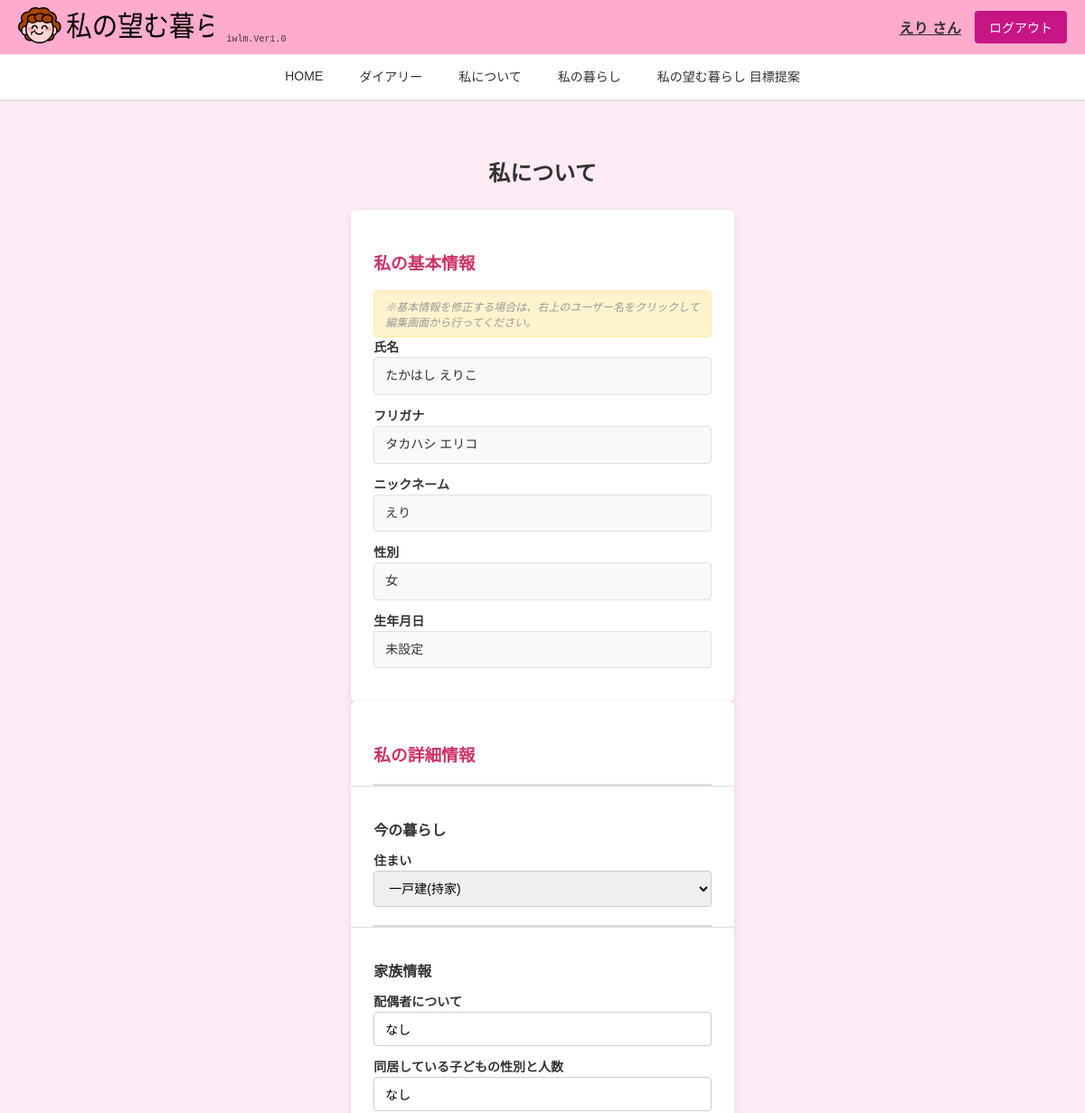
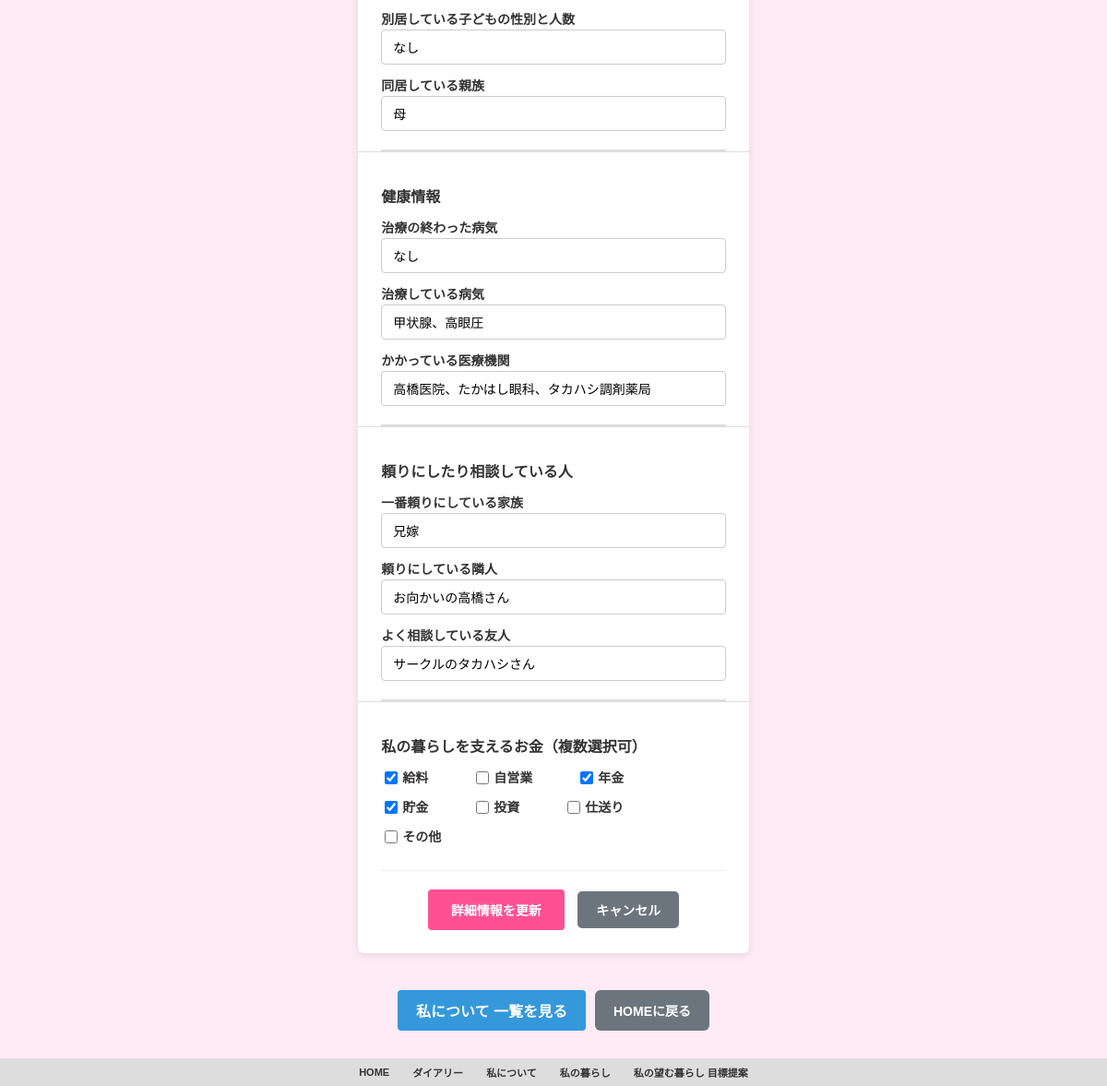
Screenshot of /profile (signed in) with the database file from the repository (2 pictures, top to bottom).
### tables this page shows
CREATE TABLE "users"(
  id INT,
  user_id TEXT,
  email TEXT,
  password TEXT,
  user_type TEXT,
  name TEXT,
  furigana TEXT,
  nickname TEXT,
  gender TEXT,
  birth_date NUM,
  family_id1 INT,
  family_id2 INT,
  family_id3 INT,
  created_at NUM,
  updated_at NUM
);

CREATE TABLE profiles (
                id INTEGER PRIMARY KEY AUTOINCREMENT,
                user_id VARCHAR(50) NOT NULL,
                home VARCHAR(100),
                spouse TEXT,
                children_living TEXT,
                children_separate TEXT,
                treated_illness TEXT,
                under_treatment TEXT,
                medical_facilities TEXT,
                most_relied_family TEXT,
                trusted_neighbor TEXT,
                consulted_friend TEXT,
                money_sources TEXT,
                created_at TIMESTAMP DEFAULT CURRENT_TIMESTAMP,
                updated_at TIMESTAMP DEFAULT CURRENT_TIMESTAMP, family_living TEXT,
                FOREIGN KEY (user_id) REFERENCES users (user_id)
            );

### app.py (the view)
@app.route("/profile")
@login_required
def profile():
    if session.get("user_type") == "family":
        parent_user_id = session.get("parent_user_id")
        user_data = db.get_user_by_id(parent_user_id)
        profile_data = db.get_profile_by_user_id(parent_user_id)
    else:
        user_data = db.get_user_by_id(session["user_id"])
        profile_data = db.get_profile_by_user_id(session["user_id"])
    return render_template("profile.html", user=user_data, profile=profile_data)

### app.py (called while the page is built)
def login_required(f):
    @wraps(f)
    def decorated_function(*args, **kwargs):
        if "user_id" not in session:
            return redirect(url_for("index"))
        return f(*args, **kwargs)
    return decorated_function

### config.py (called while the page is built)
    def get_connection(self):
        conn = sqlite3.connect(self.db_path, timeout=30.0)
        conn.execute("PRAGMA journal_mode=WAL")
        conn.execute("PRAGMA busy_timeout=30000")  # 30秒
        return conn

    def get_user_by_id(self, user_id):
        conn = self.get_connection()
        cursor = conn.cursor()
        cursor.execute(
            """
            SELECT id, user_id, email, password, user_type, name, furigana, nickname,
                   gender, birth_date, family_id1, family_id2, family_id3,
                   created_at, updated_at
            FROM users WHERE user_id = ?
        """,
            (user_id,),
        )
        user = cursor.fetchone()
        conn.close()
        return user

    def get_profile_by_user_id(self, user_id):
        conn = self.get_connection()
        cursor = conn.cursor()
        cursor.execute("SELECT * FROM profiles WHERE user_id = ?", (user_id,))
        profile = cursor.fetchone()
        conn.close()
        return profile

### templates/profile.html (shortened to what this page needs)
{% extends "base.html" %}
{% block nickname %}{{ session.get('nickname', 'ゲスト') }}{% endblock %}
{% block content %}
<div class="user-registration">
    <h2>私について</h2>
    <div class="registration-form">
        <h3 class="section-title">私の基本情報</h3>
        <p class="note-text">※基本情報を修正する場合は、右上のユーザー名をクリックして<br>編集画面から行ってください。</p>
        <div class="form-group">
            <label>氏名</label>
            <div class="display-value">{{ user[5] if user and user[5] else '未設定' }}</div>
        </div>
        <div class="form-group">
            <label>フリガナ</label>
            <div class="display-value">{{ user[6] if user and user[6] else '未設定' }}</div>
        </div>
        <div class="form-group">
            <label>ニックネーム</label>
            <div class="display-value">{{ user[7] if user and user[7] else '未設定' }}</div>
        </div>
        <div class="form-group">
            <label>性別</label>
            <div class="display-value">{{ user[8] if user and user[8] else '未設定' }}</div>
        </div>
        <div class="form-group">
            <label>生年月日</label>
            <div class="display-value">{{ user[9] if user and user[9] else '未設定' }}</div>
        </div>
    </div>
    <form method="POST" action="{{ url_for('update_profile') }}" class="registration-form">
        <h3 class="section-title">私の詳細情報</h3>
        <div class="family-section">
            <h3 class="subsection-title">今の暮らし</h3>
            <div class="form-group">
                <label for="home">住まい</label>
                <select id="home" name="home" {% if session.get('user_type')=='family' %}disabled{% endif %}>
                    <option value="一戸建(持家)" {% if profile and profile[2]=='一戸建(持家)' %}selected{% endif %}>一戸建(持家)</option>
                </select>
            </div>
        </div>
        <div class="family-section">
            <h3 class="subsection-title">家族情報</h3>
            <div class="form-group">
                <label for="spouse">配偶者について</label>
                <input type="text" id="spouse" name="spouse" value="{{ profile[3] if profile and profile[3] else '' }}" placeholder="夫、妻、未婚。離婚、死別はそのように記入" {% if session.get('user_type')=='family' %}disabled{% endif %}>
            </div>
            <div class="form-group">
                <label for="children_living">同居している子どもの性別と人数</label>
                <input type="text" id="children_living" name="children_living" value="{{ profile[4] if profile and profile[4] else '' }}" placeholder="同居 男1人、女2人" {% if session.get('user_type')=='family' %}disabled{% endif %}>
            </div>
            <div class="form-group">
                <label for="children_separate">別居している子どもの性別と人数</label>
                <input type="text" id="children_separate" name="children_separate" value="{{ profile[5] if profile and profile[5] else '' }}" placeholder="別居 男2人、女1人" {% if session.get('user_type')=='family' %}disabled{% endif %}>
            </div>
            <div class="form-group">
                <label for="family_living">同居している親族</label>
                <input type="text" id="family_living" name="family_living" value="{{ profile[15] if profile and profile[15] else '' }}" placeholder="例: 祖父母、夫両親" {% if session.get('user_type')=='family' %}disabled{% endif %}>
            </div>
        </div>
        <div class="family-section">
            <h3 class="subsection-title">健康情報</h3>
            <div class="form-group">
                <label for="Treated-illness">治療の終わった病気</label>
                <input type="text" id="Treated-illness" name="Treated-illness" value="{{ profile[6] if profile and profile[6] else '' }}" placeholder="治療の終わった病気" {% if session.get('user_type')=='family' %}disabled{% endif %}>
            </div>
            <div class="form-group">
                <label for="under-treatment">治療している病気</label>
                <input type="text" id="under-treatment" name="under-treatment" value="{{ profile[7] if profile and profile[7] else '' }}" placeholder="治療している病気" {% if session.get('user_type')=='family' %}disabled{% endif %}>
            </div>
            <div class="form-group">
                <label for="receiving-treatment">かかっている医療機関</label>
                <input type="text" id="receiving-treatment" name="receiving-treatment" value="{{ profile[8] if profile and profile[8] else '' }}" placeholder="例: ◯◯病院、◯◯医院、◯◯調剤薬局" {% if session.get('user_type')=='family' %}disabled{% endif %}>
            </div>
        </div>
        <div class="family-section">
            <h3 class="subsection-title">頼りにしたり相談している人</h3>
            <div class="form-group">
                <label for="most-relied-upon-family">一番頼りにしている家族</label>
                <input type="text" id="most-relied-upon-family" name="most-relied-upon-family" value="{{ profile[9] if profile and profile[9] else '' }}" placeholder="例: 山田 太郎(長男)" {% if session.get('user_type')=='family' %}disabled{% endif %}>
            </div>
            <div class="form-group">
                <label for="trusted-neighbor">頼りにしている隣人</label>
                <input type="text" id="trusted-neighbor" name="trusted-neighbor" value="{{ profile[10] if profile and profile[10] else '' }}" placeholder="例: 鈴木 花子" {% if session.get('user_type')=='family' %}disabled{% endif %}>
            </div>
            <div class="form-group">
                <label for="consulted-friend">よく相談している友人</label>
                <input type="text" id="consulted-friend" name="consulted-friend" value="{{ profile[11] if profile and profile[11] else '' }}" placeholder="例: 佐藤 次郎(サークルの友人)" {% if session.get('user_type')=='family' %}disabled{% endif %}>
            </div>
        </div>
        <div class="family-section">
            <h3 class="subsection-title">私の暮らしを支えるお金（複数選択可）</h3>
            <div class="form-group">
                <div class="checkbox-grid">
                    <div class="checkbox-row">
                        <div class="checkbox-item">
                            <input type="checkbox" id="salary" name="money" value="給料" {% if profile and profile[12] and '給料' in profile[12] %}checked{% endif %} {% if session.get('user_type')=='family' %}disabled{% endif %}>
                            <label for="salary">給料</label>
                        </div>
                        <div class="checkbox-item">
                            <input type="checkbox" id="self-employed" name="money" value="自営業" {% if profile and profile[12] and '自営業' in profile[12] %}checked{% endif %} {% if session.get('user_type')=='family' %}disabled{% endif %}>
                            <label for="self-employed">自営業</label>
                        </div>
                        <div class="checkbox-item">
                            <input type="checkbox" id="pension" name="money" value="年金" {% if profile and profile[12] and '年金' in profile[12] %}checked{% endif %} {% if session.get('user_type')=='family' %}disabled{% endif %}>
                            <label for="pension">年金</label>
                        </div>
                    </div>
                    <div class="checkbox-row">
                        <div class="checkbox-item">
                            <input type="checkbox" id="savings" name="money" value="貯金" {% if profile and profile[12] and '貯金' in profile[12] %}checked{% endif %} {% if session.get('user_type')=='family' %}disabled{% endif %}>
                            <label for="savings">貯金</label>
                        </div>
                        <div class="checkbox-item">
                            <input type="checkbox" id="investment" name="money" value="投資" {% if profile and profile[12] and '投資' in profile[12] %}checked{% endif %} {% if session.get('user_type')=='family' %}disabled{% endif %}>
                            <label for="investment">投資</label>
                        </div>
                        <div class="checkbox-item">
                            <input type="checkbox" id="remittance" name="money" value="仕送り" {% if profile and profile[12] and '仕送り' in profile[12] %}checked{% endif %} {% if session.get('user_type')=='family' %}disabled{% endif %}>
                            <label for="remittance">仕送り</label>
                        </div>
                    </div>
                    <div class="checkbox-row">
                        <div class="checkbox-item">
                            <input type="checkbox" id="other" name="money" value="その他" {% if profile and profile[12] and 'その他' in profile[12] %}checked{% endif %} {% if session.get('user_type')=='family' %}disabled{% endif %}>
                            <label for="other">その他</label>
                        </div>
                    </div>
                </div>
            </div>
        </div>
        <div class="form-actions">
            <button type="submit" class="submit-btn">詳細情報を更新</button>
            <button type="button" class="cancel-btn" onclick="window.location.href='{{ url_for('dashboard') }}'">キャンセル</button>
        </div>
    </form>
</div>
<div class="action-buttons">
    <div class="navigation-buttons">
        <a href="{{ url_for('profile_table') }}" class="info-link">私について 一覧を見る</a>
        <a href="{{ url_for('dashboard') }}" class="back-btn">HOMEに戻る</a>
    </div>
</div>
{% endblock %}

### templates/base.html (shortened to what this page needs)
<!DOCTYPE html>
<html lang="ja">
<head>
    <link rel="stylesheet" href="{{ url_for('static', filename='style.css') }}">
</head>
<body>
    <header class="main-header">
        <div class="header-content">
            <div class="header-left">
                <img src="{{ url_for('static', filename='images/logomark2.svg') }}" alt="logomark" class="header-logo">
                <span class="header-version">iwlm.Ver1.0</span>
            </div>
            <div class="header-right">
                <div class="user-info">
                    <div class="user-name-container">
                        <a href="{{ url_for('user') }}" class="user-link">
                            <span class="nickname">{% block nickname %}ゲスト{% endblock %} さん</span>
                        </a>
                    </div>
                    <a href="{{ url_for('logout') }}" class="logout-btn">ログアウト</a>
                </div>
            </div>
        </div>
        <nav class="main-nav">
            <ul class="nav-list">
                <li class="nav-item">
                    <a href="{{ url_for('dashboard') }}" class="nav-link">HOME</a>
                </li>
                <li class="nav-item dropdown">
                    <a href="{{ url_for('diary_calendar') }}" class="nav-link">ダイアリー</a>
                </li>
                <li class="nav-item dropdown">
                    <a href="{{ url_for('profile') }}" class="nav-link">私について</a>
                </li>
                <li class="nav-item dropdown">
                    <a href="{{ url_for('iwlm') }}" class="nav-link">私の暮らし</a>
                </li>
                <li class="nav-item dropdown">
                    <a href="{{ url_for('goals') }}" class="nav-link">私の望む暮らし 目標提案</a>
                </li>
            </ul>
        </nav>
    </header>
    <main class="main-content">
        {% block content %}{% endblock %}
    </main>
    <footer class="main-footer">
        <div class="footer-content">
            <div class="footer-section">
                <a href="{{ url_for('dashboard') }}" class="footer-main-link">HOME</a>
            </div>
            <div class="footer-section">
                <a href="{{ url_for('diary_calendar') }}" class="footer-main-link">ダイアリー</a>
            </div>
            <div class="footer-section">
                <a href="{{ url_for('profile') }}" class="footer-main-link">私について</a>
            </div>
            <div class="footer-section">
                <a href="{{ url_for('iwlm') }}" class="footer-main-link">私の暮らし</a>
            </div>
            <div class="footer-section">
                <a href="{{ url_for('goals') }}" class="footer-main-link">私の望む暮らし 目標提案</a>
            </div>
        </div>
    </footer>
</body>
</html>

### rows the page displays
users: name "たかはし えりこ", furigana "タカハシ エリコ", nickname "えり", gender "女", birth_date "未設定"
profiles: home "一戸建(持家)", spouse "なし", children_living "なし", children_separate "なし", family_living "母", Treated-illness "なし", under-treatment "甲状腺、高眼圧", receiving-treatment "高橋医院、たかはし眼科、タカハシ調剤薬局", most-relied-upon-family "兄嫁", trusted-neighbor "お向かいの高橋さん", consulted-friend "サークルのタカハシさん", money_sources "☑"

### other values shown
{{ session.get('nickname', 'ゲスト') }} "えり"
